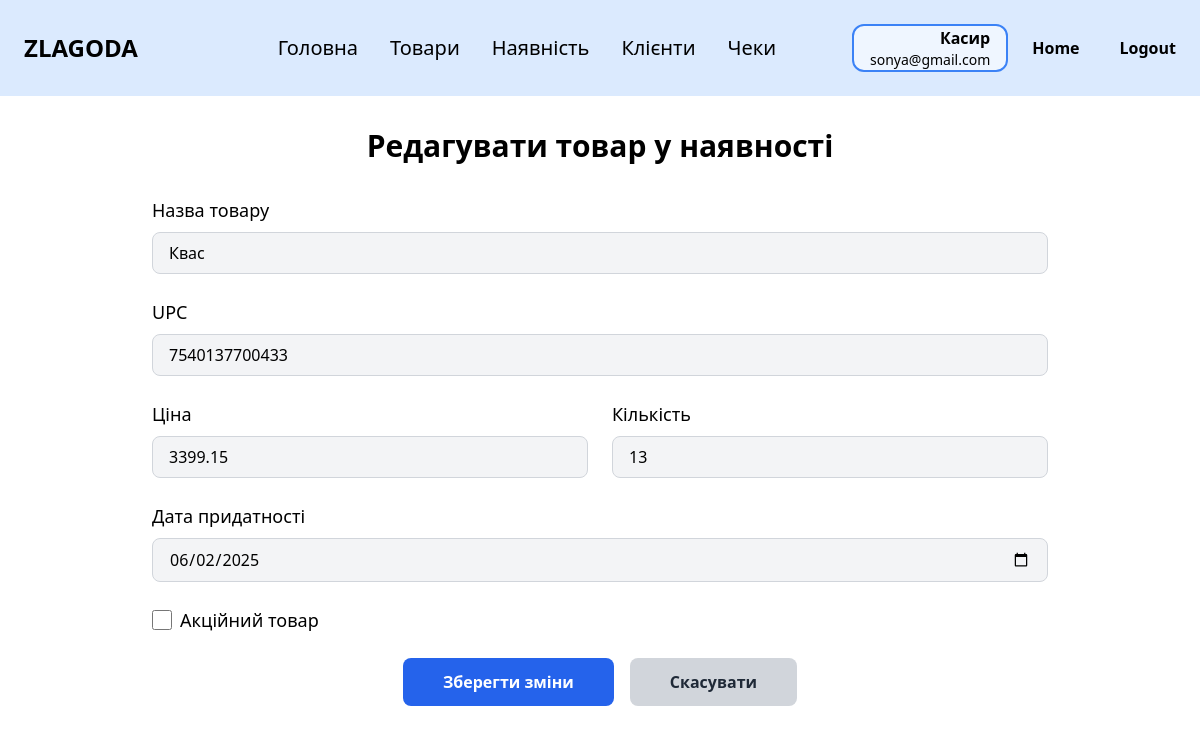
Page /storeproducts/edit/7540137700433 (signed in) on the earlier database version.
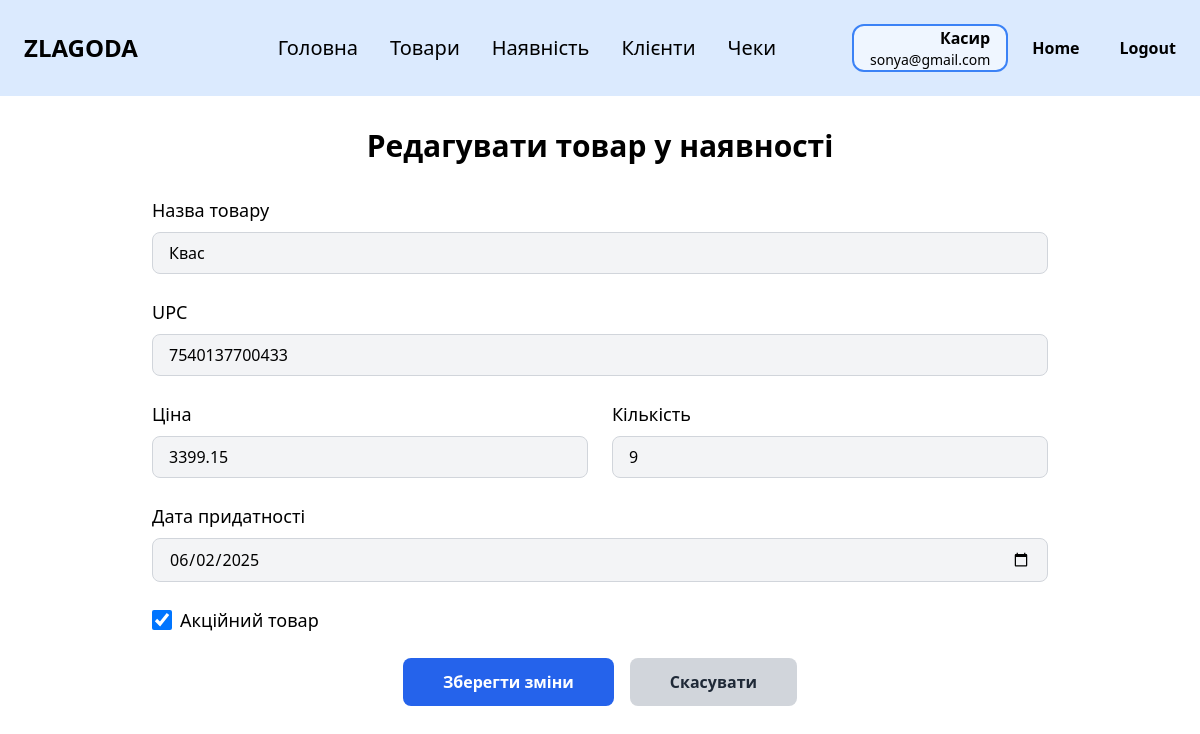
Same page on the later database version.
### tables this page shows
CREATE TABLE store_product (
                upc TEXT PRIMARY KEY,
                price REAL NOT NULL,
                quantity INTEGER NOT NULL,
                expiration_date DATE,
                is_promotional BOOLEAN DEFAULT FALSE,
                promo_price REAL,
                product_id INTEGER NOT NULL,
                FOREIGN KEY (product_id) REFERENCES product (id)
            );

### zlg_website/views/storeproducts.py (the view, shortened to what this page needs)
@views.route('/storeproducts/edit/<string:upc>', methods=['GET', 'POST'])
@login_required
def edit_storeproduct(upc):
   query = text("""
       SELECT sp.*, p.name as product_name
       FROM store_product sp
       JOIN product p ON sp.product_id = p.id
       WHERE sp.upc = :upc
   """)
   result = db.session.execute(query, {"upc": upc})
   storeproduct = result.fetchone()
   if not storeproduct:
       abort(404)
   products_query = text("SELECT * FROM product")
   products_result = db.session.execute(products_query)
   products = [dict(row._mapping) for row in products_result.fetchall()]
   return render_template('edit_storeproduct.html',
                          storeproduct=storeproduct,
                          products=products,
                          user=current_user)

### zlg_website/__init__.py (called while the page is built)
def create_app():
    app = Flask(__name__)
    app.config['SECRET_KEY'] = 'zlagoda'
    app.config['SQLALCHEMY_DATABASE_URI'] = f'sqlite:///{os.path.join(app.instance_path, DB_NAME)}'
    app.config['SQLALCHEMY_TRACK_MODIFICATIONS'] = False
    db.init_app(app)
    from .views import views
    from .auth import auth
    app.register_blueprint(views, url_prefix='/')
    app.register_blueprint(auth, url_prefix='/')
    from .models import Employee, Category, Product
    with app.app_context():
        if database_is_empty(app):
            create_database(app)
    login_manager = LoginManager()
    login_manager.login_view = 'auth.login'
    login_manager.init_app(app)
    @login_manager.user_loader
    def load_user(id):
        return Employee.get_by_id(id)
    return app

### zlg_website/templates/edit_storeproduct.html (shortened to what this page needs)
{% extends "base.html" %}
{% block content %}
<div class="py-8 max-w-4xl mx-auto">
    <h1 class="text-3xl font-bold text-center mb-8">Редагувати товар у наявності</h1>
    <form action="{{ url_for('views.edit_storeproduct', upc=storeproduct.upc) }}" method="POST" class="space-y-6">
        <div>
            <label for="product_id" class="block mb-2 text-lg">Назва товару</label>
            <input type="text" id="product_id" name="upc" required value="{{ storeproduct.product_name }}"
                   class="w-full px-4 py-2 bg-gray-100 border border-gray-300 rounded-lg focus:outline-none focus:ring-2 focus:ring-blue-500" readonly>
        </div>
        <div>
            <label for="upc" class="block mb-2 text-lg">UPC</label>
            <input type="text" id="upc" name="upc" required value="{{ storeproduct.upc }}"
                   class="w-full px-4 py-2 bg-gray-100 border border-gray-300 rounded-lg focus:outline-none focus:ring-2 focus:ring-blue-500" readonly>
        </div>
        <div class="grid grid-cols-1 md:grid-cols-2 gap-6">
            <div>
                <label for="price" class="block mb-2 text-lg">Ціна</label>
                <input type="number" step="0.01" id="price" name="price" required min="0" value="{{ storeproduct.price }}"
                       class="w-full px-4 py-2 bg-gray-100 border border-gray-300 rounded-lg focus:outline-none focus:ring-2 focus:ring-blue-500">
            </div>
            <div>
                <label for="quantity" class="block mb-2 text-lg">Кількість</label>
                <input type="number" id="quantity" name="quantity" required min="0" value="{{ storeproduct.quantity }}"
                       class="w-full px-4 py-2 bg-gray-100 border border-gray-300 rounded-lg focus:outline-none focus:ring-2 focus:ring-blue-500">
            </div>
        </div>
        <div>
            <label for="expiration_date" class="block mb-2 text-lg">Дата придатності</label>
            <input type="date" id="expiration_date" name="expiration_date" value="{{ storeproduct.expiration_date }}"
                   class="w-full px-4 py-2 bg-gray-100 border border-gray-300 rounded-lg focus:outline-none focus:ring-2 focus:ring-blue-500">
        </div>
        <div>
            <label for="is_promotional" class="flex items-center space-x-2 text-lg">
                <input type="checkbox" id="is_promotional" name="is_promotional" {% if storeproduct.is_promotional %}checked{% endif %}
                       class="form-checkbox h-5 w-5 text-blue-600 focus:ring-2 focus:ring-blue-500">
                <span>Акційний товар</span>
            </label>
        </div>
        <div class="flex justify-center space-x-4 mt-8">
            <button type="submit"
                    class="px-10 py-3 bg-blue-600 text-white font-semibold rounded-lg hover:bg-blue-700 focus:outline-none focus:ring-2 focus:ring-blue-500 focus:ring-offset-2">
                Зберегти зміни
            </button>
            <a href="{{ url_for('views.storeproducts') }}"
               class="px-10 py-3 bg-gray-300 text-gray-800 font-semibold rounded-lg hover:bg-gray-400 focus:outline-none focus:ring-2 focus:ring-gray-500 focus:ring-offset-2">
                Скасувати
            </a>
        </div>
    </form>
</div>
{% endblock %}

Differences in the rows shown:
changed store_product id 7540137700433: quantity "13" → "9"; is_promotional "☐" → "☑"
